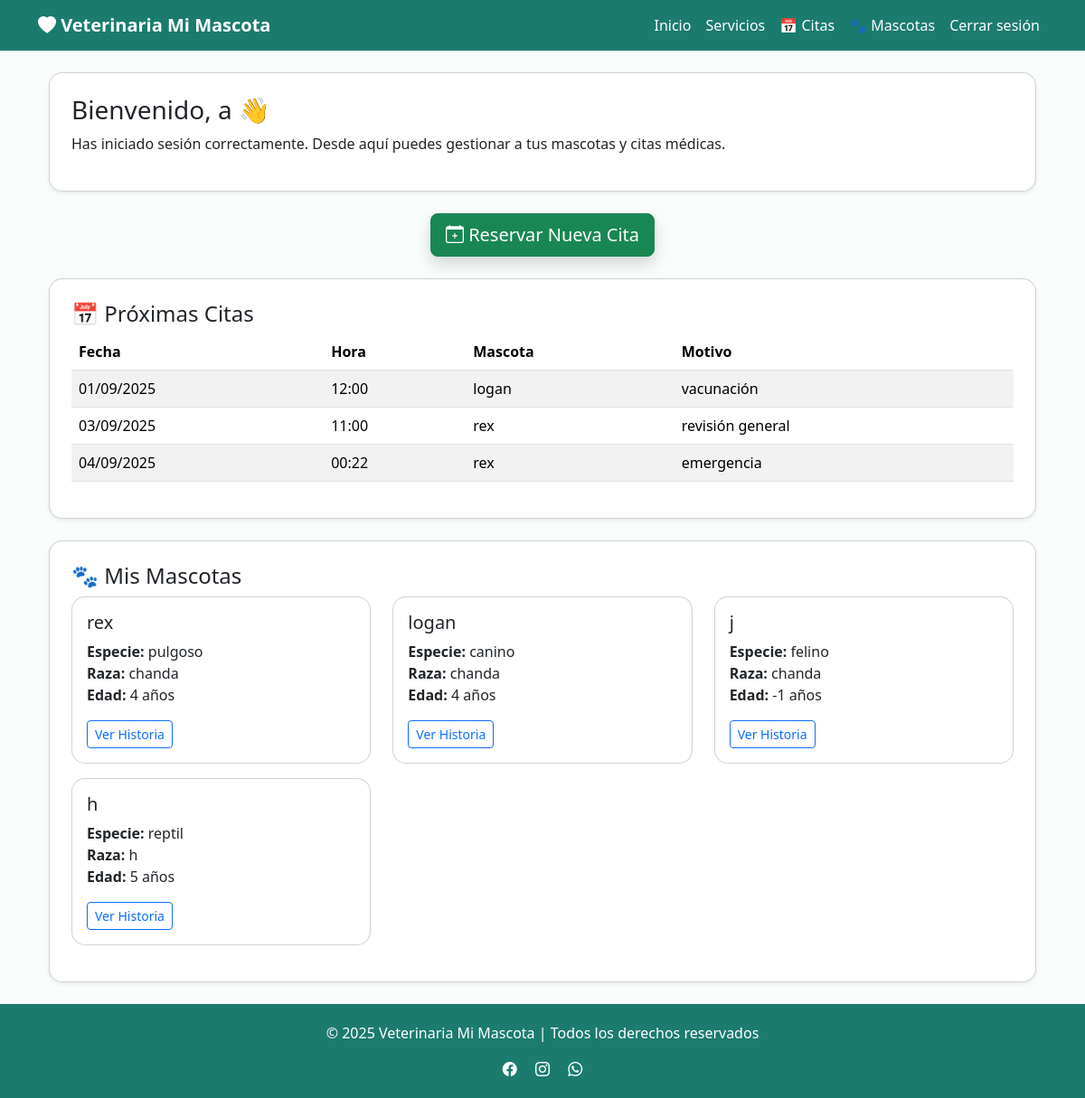
The app's page /dashboard (signed in) with its own data.
### app/models/usuario.py (models this page shows, shortened)
class Usuario(db.Model, UserMixin):
    __tablename__ = "usuarios"
    id_usuario = db.Column(db.Integer, primary_key=True)
    nombre = db.Column(db.String(100), nullable=False)
    email = db.Column(db.String(150), unique=True, nullable=False)
    contraseña = db.Column(db.String(255), nullable=False)
    rol = db.Column(db.String(50), nullable=False, default="usuario")
    direccion = db.Column(db.String(255))
    telefono = db.Column(db.String(45))
    carrito = db.relationship(
        "Carrito",
        back_populates="usuario",
        foreign_keys="[Carrito.id_usuario]",
        uselist=False  # Un usuario tiene un solo carrito
    )
    mascotas = db.relationship("Mascota", back_populates="usuario")
    @property
    def is_active(self):
        return True

### app/models/cita.py (models this page shows, shortened)
class Cita(db.Model):
    __tablename__ = 'citas'
    id_cita = db.Column(db.Integer, primary_key=True)
    fecha = db.Column(db.Date, nullable=False)
    hora = db.Column(db.Time, nullable=False)
    motivo = db.Column(db.String(255))
    estado = db.Column(db.String(20), default='pendiente')
    id_mascota = db.Column(db.Integer, db.ForeignKey('mascotas.id_mascota'))
    id_usuario = db.Column(db.Integer, db.ForeignKey('usuarios.id_usuario'))
    mascota = db.relationship('Mascota', backref=db.backref('citas', lazy=True))
    usuario = db.relationship('Usuario', backref=db.backref('citas', lazy=True))
    __table_args__ = (
        db.UniqueConstraint('fecha', 'hora', name='_fecha_hora_uc'),
        db.Index('ix_cita_fecha', 'fecha'),
    )

### app/models/mascota.py (models this page shows)
class Mascota(db.Model):
    __tablename__ = "mascotas"
    id_mascota = db.Column(db.Integer, primary_key=True)
    nombre = db.Column(db.String(100), nullable=False)
    especie = db.Column(db.String(50), nullable=False)
    raza = db.Column(db.String(50))
    genero = db.Column(db.String(10))
    fecha_nacimiento = db.Column(db.Date)
    id_usuario = db.Column(db.Integer, db.ForeignKey("usuarios.id_usuario"), nullable=False)
    usuario = db.relationship("Usuario", back_populates="mascotas")
    @property
    def edad(self):
        if self.fecha_nacimiento:
            hoy = date.today()
            return hoy.year - self.fecha_nacimiento.year - (
                (hoy.month, hoy.day) < (self.fecha_nacimiento.month, self.fecha_nacimiento.day)
            )
        return None

### app/routes/main.py (the view)
@main_bp.route("/dashboard")
@login_required
def dashboard():
    mascotas = Mascota.query.filter_by(id_usuario=current_user.id_usuario).all()
    citas = Cita.query.filter_by(id_usuario=current_user.id_usuario).order_by(Cita.fecha.asc()).all()
    return render_template("dashboard.html", mascotas=mascotas, citas=citas)

### app/templates/dashboard.html (shortened to what this page needs)
{% extends "base.html" %}
{% block content %}
<div class="container mt-4">
    <div class="card p-4 shadow-sm">
        <h1 class="h3 font-bold">Bienvenido, {{ current_user.nombre }} 👋</h1>
        <p>Has iniciado sesión correctamente. Desde aquí puedes gestionar a tus mascotas y citas médicas.</p>
    </div>
    <div class="text-center my-4">
        <a href="{{ url_for('citas.reservar_cita') }}" class="btn btn-success btn-lg shadow">
            <i class="bi bi-calendar-plus"></i> Reservar Nueva Cita
        </a>
    </div>
    {% if citas %}
    <div class="card p-4 mb-4 shadow-sm">
        <h2 class="h4">📅 Próximas Citas</h2>
        <table class="table table-striped">
            <thead>
                <tr>
                    <th>Fecha</th>
                    <th>Hora</th>
                    <th>Mascota</th>
                    <th>Motivo</th>
                </tr>
            </thead>
            <tbody>
                {% for cita in citas %}
                <tr>
                    <td>{{ cita.fecha.strftime('%d/%m/%Y') }}</td>
                    <td>{{ cita.hora.strftime('%H:%M') }}</td>
                    <td>{{ cita.mascota.nombre }}</td>
                    <td>{{ cita.motivo or 'Sin motivo' }}</td>
                </tr>
                {% endfor %}
            </tbody>
        </table>
    </div>
    {% endif %}
    {% if mascotas %}
    <div class="card p-4 shadow-sm">
        <h2 class="h4">🐾 Mis Mascotas</h2>
        <div class="row">
            {% for mascota in mascotas %}
            <div class="col-md-4 mb-3">
                <div class="card h-100">
                    <div class="card-body">
                        <h5 class="card-title">{{ mascota.nombre }}</h5>
                        <p class="card-text">
                            <strong>Especie:</strong> {{ mascota.especie }}<br>
                            <strong>Raza:</strong> {{ mascota.raza }}<br>
                            <strong>Edad:</strong> {{ mascota.edad }} años
                        </p>
                        <a href="{{ url_for('historia.listar', id_mascota=mascota.id_mascota) }}" class="btn btn-sm btn-outline-primary">Ver Historia</a>
                    </div>
                </div>
            </div>
            {% endfor %}
        </div>
    </div>
    {% endif %}
</div>
{% endblock %}

### app/templates/base.html (style rules this page uses)
body { background-color: #f8fdfb; }
.card { border-radius: 15px; }

### records on screen
Usuario: nombre "a"
Cita: fecha "01/09/2025", hora "12:00", mascota.nombre "logan", motivo "vacunación"
Cita: fecha "03/09/2025", hora "11:00", mascota.nombre "rex", motivo "revisión general"
Cita: fecha "04/09/2025", hora "00:22", mascota.nombre "rex", motivo "emergencia"
Mascota: nombre "rex", especie "pulgoso", raza "chanda", edad "4"
Mascota: nombre "logan", especie "canino", raza "chanda", edad "4"
Mascota: nombre "j", especie "felino", raza "chanda", edad "-1"
Mascota: nombre "h", especie "reptil", raza "h", edad "5"
